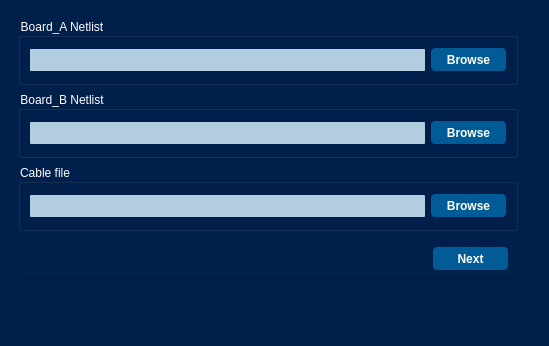
<?xml version="1.0" encoding="UTF-8"?>
<ui version="4.0">
 <class>MainWindow</class>
 <widget class="QMainWindow" name="MainWindow">
  <property name="geometry">
   <rect>
    <x>0</x>
    <y>0</y>
    <width>549</width>
    <height>346</height>
   </rect>
  </property>
  <property name="windowTitle">
   <string>MainWindow</string>
  </property>
  <property name="styleSheet">
   <string notr="true">background-color: rgb(1,31,75);</string>
  </property>
  <widget class="QWidget" name="centralwidget">
   <layout class="QVBoxLayout" name="verticalLayout_4">
    <item>
     <widget class="QStackedWidget" name="stackedWidget">
      <property name="styleSheet">
       <string notr="true"/>
      </property>
      <property name="currentIndex">
       <number>0</number>
      </property>
      <widget class="QWidget" name="page_1">
       <layout class="QVBoxLayout" name="verticalLayout_2">
        <item>
         <widget class="QGroupBox" name="group_board_a">
          <property name="minimumSize">
           <size>
            <width>0</width>
            <height>67</height>
           </size>
          </property>
          <property name="maximumSize">
           <size>
            <width>500</width>
            <height>67</height>
           </size>
          </property>
          <property name="font">
           <font>
            <family>Segoe UI</family>
           </font>
          </property>
          <property name="styleSheet">
           <string notr="true">QGroupBox{
	color: rgb(255, 255, 255);
}</string>
          </property>
          <property name="title">
           <string>Board_A Netlist</string>
          </property>
          <layout class="QHBoxLayout" name="horizontalLayout">
           <item>
            <widget class="QLineEdit" name="board_a_filename">
             <property name="maximumSize">
              <size>
               <width>16777215</width>
               <height>22</height>
              </size>
             </property>
             <property name="font">
              <font>
               <family>Segoe UI</family>
              </font>
             </property>
             <property name="styleSheet">
              <string notr="true">QLineEdit{
	background-color: rgb(179,205,224);
	color: rgb(0, 0, 0);
	border-radius: 1px
}</string>
             </property>
             <property name="text">
              <string/>
             </property>
            </widget>
           </item>
           <item>
            <widget class="QPushButton" name="board_a_confirm_button">
             <property name="minimumSize">
              <size>
               <width>75</width>
               <height>23</height>
              </size>
             </property>
             <property name="maximumSize">
              <size>
               <width>100</width>
               <height>23</height>
              </size>
             </property>
             <property name="font">
              <font>
               <family>Segoe UI</family>
               <weight>75</weight>
               <bold>true</bold>
              </font>
             </property>
             <property name="styleSheet">
              <string notr="true">QPushButton{
	background-color: rgb(0,91,150);
	color: rgb(255, 255, 255);
	border-radius:4px;
}

QPushButton::hover{
	background-color: rgb(0, 123, 199);
}

QPushButton::pressed{
	border: 2px solid #b3cde0;
}
</string>
             </property>
             <property name="text">
              <string>Browse</string>
             </property>
            </widget>
           </item>
          </layout>
         </widget>
        </item>
        <item>
         <widget class="QGroupBox" name="group_board_b">
          <property name="minimumSize">
           <size>
            <width>0</width>
            <height>67</height>
           </size>
          </property>
          <property name="maximumSize">
           <size>
            <width>500</width>
            <height>67</height>
           </size>
          </property>
          <property name="font">
           <font>
            <family>Segoe UI</family>
           </font>
          </property>
          <property name="styleSheet">
           <string notr="true">QGroupBox{
	color: rgb(255, 255, 255);
}</string>
          </property>
          <property name="title">
           <string>Board_B Netlist</string>
          </property>
          <layout class="QHBoxLayout" name="horizontalLayout_2">
           <item>
            <widget class="QLineEdit" name="board_b_filename">
             <property name="maximumSize">
              <size>
               <width>16777215</width>
               <height>22</height>
              </size>
             </property>
             <property name="font">
              <font>
               <family>Segoe UI</family>
              </font>
             </property>
             <property name="styleSheet">
              <string notr="true">QLineEdit{
	background-color: rgb(179,205,224);
	color: rgb(0, 0, 0);
	border-radius: 1px
}</string>
             </property>
             <property name="text">
              <string/>
             </property>
            </widget>
           </item>
           <item>
            <widget class="QPushButton" name="board_b_confirm_button">
             <property name="minimumSize">
              <size>
               <width>75</width>
               <height>23</height>
              </size>
             </property>
             <property name="maximumSize">
              <size>
               <width>100</width>
               <height>23</height>
              </size>
             </property>
             <property name="font">
              <font>
               <family>Segoe UI</family>
               <weight>75</weight>
               <bold>true</bold>
              </font>
             </property>
             <property name="styleSheet">
              <string notr="true">QPushButton{
	background-color: rgb(0,91,150);
	color: rgb(255, 255, 255);
	border-radius:4px;
}

QPushButton::hover{
	background-color: rgb(0, 123, 199);
}

QPushButton::pressed{
	border: 2px solid #b3cde0;
}
</string>
             </property>
             <property name="text">
              <string>Browse</string>
             </property>
            </widget>
           </item>
          </layout>
         </widget>
        </item>
        <item>
         <widget class="QGroupBox" name="group_cable">
          <property name="minimumSize">
           <size>
            <width>0</width>
            <height>67</height>
           </size>
          </property>
          <property name="maximumSize">
           <size>
            <width>500</width>
            <height>67</height>
           </size>
          </property>
          <property name="font">
           <font>
            <family>Segoe UI</family>
           </font>
          </property>
          <property name="styleSheet">
           <string notr="true">QGroupBox{
	color: rgb(255, 255, 255);
}</string>
          </property>
          <property name="title">
           <string>Cable file</string>
          </property>
          <layout class="QHBoxLayout" name="horizontalLayout_4">
           <item>
            <widget class="QLineEdit" name="cable_filename">
             <property name="minimumSize">
              <size>
               <width>0</width>
               <height>22</height>
              </size>
             </property>
             <property name="font">
              <font>
               <family>Segoe UI</family>
              </font>
             </property>
             <property name="styleSheet">
              <string notr="true">QLineEdit{
	background-color: rgb(179,205,224);
	color: rgb(0, 0, 0);
	border-radius: 1px
}</string>
             </property>
             <property name="text">
              <string/>
             </property>
            </widget>
           </item>
           <item>
            <widget class="QPushButton" name="cable_confirm_button">
             <property name="minimumSize">
              <size>
               <width>75</width>
               <height>23</height>
              </size>
             </property>
             <property name="maximumSize">
              <size>
               <width>100</width>
               <height>23</height>
              </size>
             </property>
             <property name="font">
              <font>
               <family>Segoe UI</family>
               <weight>75</weight>
               <bold>true</bold>
              </font>
             </property>
             <property name="styleSheet">
              <string notr="true">QPushButton{
	background-color: rgb(0,91,150);
	color: rgb(255, 255, 255);
	border-radius:4px;
}

QPushButton::hover{
	background-color: rgb(0, 123, 199);
}

QPushButton::pressed{
	border: 2px solid #b3cde0;
}
</string>
             </property>
             <property name="text">
              <string>Browse</string>
             </property>
            </widget>
           </item>
          </layout>
         </widget>
        </item>
        <item>
         <widget class="QFrame" name="frame_confirm">
          <property name="maximumSize">
           <size>
            <width>500</width>
            <height>67</height>
           </size>
          </property>
          <property name="frameShape">
           <enum>QFrame::StyledPanel</enum>
          </property>
          <property name="frameShadow">
           <enum>QFrame::Raised</enum>
          </property>
          <layout class="QHBoxLayout" name="horizontalLayout_3">
           <item>
            <spacer name="horizontalSpacer">
             <property name="orientation">
              <enum>Qt::Horizontal</enum>
             </property>
             <property name="sizeHint" stdset="0">
              <size>
               <width>328</width>
               <height>20</height>
              </size>
             </property>
            </spacer>
           </item>
           <item>
            <widget class="QPushButton" name="next_button">
             <property name="minimumSize">
              <size>
               <width>75</width>
               <height>23</height>
              </size>
             </property>
             <property name="maximumSize">
              <size>
               <width>100</width>
               <height>32</height>
              </size>
             </property>
             <property name="font">
              <font>
               <family>Segoe UI</family>
               <weight>75</weight>
               <bold>true</bold>
              </font>
             </property>
             <property name="styleSheet">
              <string notr="true">QPushButton{
	background-color: rgb(0,91,150);
	color: rgb(255, 255, 255);
	border-radius:4px;
}

QPushButton::hover{
	background-color: rgb(0, 123, 199);
}

QPushButton::pressed{
	border: 2px solid #b3cde0;
}
</string>
             </property>
             <property name="text">
              <string>Next</string>
             </property>
            </widget>
           </item>
          </layout>
         </widget>
        </item>
        <item>
         <spacer name="verticalSpacer">
          <property name="orientation">
           <enum>Qt::Vertical</enum>
          </property>
          <property name="sizeHint" stdset="0">
           <size>
            <width>20</width>
            <height>23</height>
           </size>
          </property>
         </spacer>
        </item>
       </layout>
      </widget>
      <widget class="QWidget" name="page_3_port">
       <layout class="QVBoxLayout" name="verticalLayout_3">
        <item>
         <widget class="QFrame" name="p1_frame_3_port">
          <property name="styleSheet">
           <string notr="true">QFrame{
	
	background-color: rgb(3,57,108);
	color: rgb(220, 220, 220);
	border-radius: 10px;
}</string>
          </property>
          <property name="frameShape">
           <enum>QFrame::StyledPanel</enum>
          </property>
          <property name="frameShadow">
           <enum>QFrame::Raised</enum>
          </property>
          <layout class="QHBoxLayout" name="horizontalLayout_9">
           <item alignment="Qt::AlignHCenter">
            <widget class="QLabel" name="label">
             <property name="maximumSize">
              <size>
               <width>150</width>
               <height>16777215</height>
              </size>
             </property>
             <property name="font">
              <font>
               <family>Segoe UI</family>
               <pointsize>16</pointsize>
               <weight>50</weight>
               <bold>false</bold>
              </font>
             </property>
             <property name="styleSheet">
              <string notr="true">color: rgb(255, 255, 255);</string>
             </property>
             <property name="text">
              <string>&lt;strong&gt;P1&lt;/strong&gt;</string>
             </property>
            </widget>
           </item>
           <item>
            <widget class="QComboBox" name="p1_board_comboBox_3_port">
             <property name="maximumSize">
              <size>
               <width>150</width>
               <height>20</height>
              </size>
             </property>
             <property name="font">
              <font>
               <family>Segoe UI</family>
              </font>
             </property>
             <property name="styleSheet">
              <string notr="true">QComboBox{
	background-color: rgb(179,205,224);
	border: 1px solid #ced4da;
	border-radius: 2px;
	padding-left: 5px;
}

QComboBox:on{
	border:2px solid #c2dbfe
}

QComboBox QListView{
	
	
	color: #fff;
	font-size:12px;
	border:1px solid rgba(0, 0, 0, 10%);
	padding: 5px;
	background-color: #b3cde0;
	outline: 10px;
}


</string>
             </property>
            </widget>
           </item>
           <item alignment="Qt::AlignHCenter">
            <widget class="QLineEdit" name="p1_lineEdit_3_port">
             <property name="maximumSize">
              <size>
               <width>150</width>
               <height>22</height>
              </size>
             </property>
             <property name="font">
              <font>
               <family>Segoe UI</family>
              </font>
             </property>
             <property name="styleSheet">
              <string notr="true">QLineEdit{
	background-color: rgb(179,205,224);
	border-radius: 2px;
	padding: 3px;
}

QLineEdit::focus{
	border: 2px solid white;
	
	background-color: rgb(222, 222, 222);
}
</string>
             </property>
             <property name="text">
              <string/>
             </property>
            </widget>
           </item>
          </layout>
         </widget>
        </item>
        <item>
         <widget class="QFrame" name="p2_frame_3_port">
          <property name="styleSheet">
           <string notr="true">QFrame{
	background-color: rgb(3,57,108);
	color: rgb(220, 220, 220);
	border-radius: 10px;
}</string>
          </property>
          <property name="frameShape">
           <enum>QFrame::StyledPanel</enum>
          </property>
          <property name="frameShadow">
           <enum>QFrame::Raised</enum>
          </property>
          <layout class="QHBoxLayout" name="horizontalLayout_6">
           <item alignment="Qt::AlignHCenter">
            <widget class="QLabel" name="label_2">
             <property name="font">
              <font>
               <family>Segoe UI</family>
               <pointsize>16</pointsize>
               <weight>50</weight>
               <bold>false</bold>
              </font>
             </property>
             <property name="styleSheet">
              <string notr="true">color: rgb(255, 255, 255);</string>
             </property>
             <property name="text">
              <string>&lt;strong&gt;P2&lt;/strong&gt;</string>
             </property>
            </widget>
           </item>
           <item>
            <widget class="QComboBox" name="p2_board_comboBox_3_port">
             <property name="maximumSize">
              <size>
               <width>150</width>
               <height>20</height>
              </size>
             </property>
             <property name="font">
              <font>
               <family>Segoe UI</family>
              </font>
             </property>
             <property name="styleSheet">
              <string notr="true">QComboBox{
	background-color: rgb(179,205,224);
	border: 1px solid #ced4da;
	border-radius: 2px;
	padding-left: 5px;
}

QComboBox:on{
	border:2px solid #c2dbfe
}

QComboBox QListView{
	
	
	color: #fff;
	font-size:12px;
	border:1px solid rgba(0, 0, 0, 10%);
	padding: 5px;
	background-color: #b3cde0;
	outline: 10px;
}


</string>
             </property>
            </widget>
           </item>
           <item alignment="Qt::AlignHCenter">
            <widget class="QLineEdit" name="p2_lineEdit_3_port">
             <property name="maximumSize">
              <size>
               <width>150</width>
               <height>22</height>
              </size>
             </property>
             <property name="font">
              <font>
               <family>Segoe UI</family>
              </font>
             </property>
             <property name="styleSheet">
              <string notr="true">QLineEdit{
	background-color: rgb(179,205,224);
	border-radius: 2px;
	padding: 3px;
}

QLineEdit::focus{
	border: 2px solid white;
	
	background-color: rgb(222, 222, 222);
}
</string>
             </property>
            </widget>
           </item>
          </layout>
         </widget>
        </item>
        <item>
         <widget class="QFrame" name="p3_frame_3_port">
          <property name="styleSheet">
           <string notr="true">QFrame{
	background-color: rgb(3,57,108);
	color: rgb(220, 220, 220);
	border-radius: 10px;
}</string>
          </property>
          <property name="frameShape">
           <enum>QFrame::StyledPanel</enum>
          </property>
          <property name="frameShadow">
           <enum>QFrame::Raised</enum>
          </property>
          <layout class="QHBoxLayout" name="horizontalLayout_7">
           <item alignment="Qt::AlignHCenter">
            <widget class="QLabel" name="label_3">
             <property name="font">
              <font>
               <family>Segoe UI</family>
               <pointsize>16</pointsize>
               <weight>50</weight>
               <bold>false</bold>
              </font>
             </property>
             <property name="styleSheet">
              <string notr="true">color: rgb(255, 255, 255);</string>
             </property>
             <property name="text">
              <string>&lt;strong&gt;P3&lt;/strong&gt;</string>
             </property>
            </widget>
           </item>
           <item>
            <widget class="QComboBox" name="p3_board_comboBox_3_port">
             <property name="maximumSize">
              <size>
               <width>150</width>
               <height>20</height>
              </size>
             </property>
             <property name="font">
              <font>
               <family>Segoe UI</family>
              </font>
             </property>
             <property name="styleSheet">
              <string notr="true">QComboBox{
	background-color: rgb(179,205,224);
	border: 1px solid #ced4da;
	border-radius: 2px;
	padding-left: 5px;
}

QComboBox:on{
	border:2px solid #c2dbfe
}

QComboBox QListView{
	
	
	color: #fff;
	font-size:12px;
	border:1px solid rgba(0, 0, 0, 10%);
	padding: 5px;
	background-color: #b3cde0;
	outline: 10px;
}


</string>
             </property>
            </widget>
           </item>
           <item alignment="Qt::AlignHCenter">
            <widget class="QLineEdit" name="p3_lineEdit_3_port">
             <property name="maximumSize">
              <size>
               <width>150</width>
               <height>22</height>
              </size>
             </property>
             <property name="font">
              <font>
               <family>Segoe UI</family>
              </font>
             </property>
             <property name="styleSheet">
              <string notr="true">QLineEdit{
	background-color: rgb(179,205,224);
	border-radius: 2px;
	padding: 3px;
}

QLineEdit::focus{
	border: 2px solid white;
	
	background-color: rgb(222, 222, 222);
}
</string>
             </property>
            </widget>
           </item>
          </layout>
         </widget>
        </item>
        <item>
         <widget class="QFrame" name="frame_2">
          <property name="frameShape">
           <enum>QFrame::StyledPanel</enum>
          </property>
          <property name="frameShadow">
           <enum>QFrame::Raised</enum>
          </property>
          <layout class="QHBoxLayout" name="horizontalLayout_8">
           <item alignment="Qt::AlignLeft">
            <widget class="QPushButton" name="previous_button">
             <property name="minimumSize">
              <size>
               <width>75</width>
               <height>23</height>
              </size>
             </property>
             <property name="font">
              <font>
               <family>Segoe UI</family>
               <weight>75</weight>
               <bold>true</bold>
              </font>
             </property>
             <property name="styleSheet">
              <string notr="true">QPushButton{
	background-color: rgb(0,91,150);
	color: rgb(255, 255, 255);
	border-radius:4px;
}

QPushButton::hover{
	background-color: rgb(0, 123, 199);
}

QPushButton::pressed{
	border: 2px solid #b3cde0;
}
</string>
             </property>
             <property name="text">
              <string>Previous</string>
             </property>
            </widget>
           </item>
           <item alignment="Qt::AlignRight">
            <widget class="QPushButton" name="confirm_button">
             <property name="minimumSize">
              <size>
               <width>75</width>
               <height>23</height>
              </size>
             </property>
             <property name="font">
              <font>
               <family>Segoe UI</family>
               <weight>75</weight>
               <bold>true</bold>
              </font>
             </property>
             <property name="styleSheet">
              <string notr="true">QPushButton{
	background-color: rgb(0,91,150);
	color: rgb(255, 255, 255);
	border-radius:4px;
}

QPushButton::hover{
	background-color: rgb(0, 123, 199);
}

QPushButton::pressed{
	border: 2px solid #b3cde0;
}
</string>
             </property>
             <property name="text">
              <string>Confirm</string>
             </property>
            </widget>
           </item>
          </layout>
         </widget>
        </item>
       </layout>
      </widget>
      <widget class="QWidget" name="page_2_port">
       <layout class="QVBoxLayout" name="verticalLayout">
        <item>
         <widget class="QFrame" name="frame_6">
          <property name="styleSheet">
           <string notr="true">QFrame{
	
	background-color: rgb(3,57,108);
	color: rgb(220, 220, 220);
	border-radius: 10px;
}</string>
          </property>
          <property name="frameShape">
           <enum>QFrame::StyledPanel</enum>
          </property>
          <property name="frameShadow">
           <enum>QFrame::Raised</enum>
          </property>
          <layout class="QHBoxLayout" name="horizontalLayout_10">
           <item alignment="Qt::AlignHCenter">
            <widget class="QLabel" name="label_4">
             <property name="maximumSize">
              <size>
               <width>150</width>
               <height>20</height>
              </size>
             </property>
             <property name="font">
              <font>
               <family>Segoe UI</family>
               <pointsize>16</pointsize>
               <weight>75</weight>
               <bold>true</bold>
              </font>
             </property>
             <property name="styleSheet">
              <string notr="true">color: rgb(255, 255, 255);</string>
             </property>
             <property name="text">
              <string>P1</string>
             </property>
            </widget>
           </item>
           <item>
            <widget class="QComboBox" name="p1_board_comboBox_2_port">
             <property name="maximumSize">
              <size>
               <width>150</width>
               <height>20</height>
              </size>
             </property>
             <property name="font">
              <font>
               <family>Segoe UI</family>
              </font>
             </property>
             <property name="styleSheet">
              <string notr="true">QComboBox{
	background-color: rgb(179,205,224);
	border: 1px solid #ced4da;
	border-radius: 2px;
	padding-left: 5px;
}

QComboBox:on{
	border:2px solid #c2dbfe
}

QComboBox QListView{
	
	
	color: #fff;
	font-size:12px;
	border:1px solid rgba(0, 0, 0, 10%);
	padding: 5px;
	background-color: #b3cde0;
	outline: 10px;
}


</string>
             </property>
            </widget>
           </item>
           <item alignment="Qt::AlignHCenter">
            <widget class="QLineEdit" name="p1_lineEdit_2_port">
             <property name="maximumSize">
              <size>
               <width>150</width>
               <height>22</height>
              </size>
             </property>
             <property name="font">
              <font>
               <family>Segoe UI</family>
              </font>
             </property>
             <property name="styleSheet">
              <string notr="true">QLineEdit{
	background-color: rgb(179,205,224);
	border-radius: 2px;
	padding: 3px;
}

QLineEdit::focus{
	border: 2px solid white;
	
	background-color: rgb(222, 222, 222);
}
</string>
             </property>
            </widget>
           </item>
          </layout>
         </widget>
        </item>
        <item>
         <widget class="QFrame" name="frame_3">
          <property name="font">
           <font>
            <family>Segoe UI</family>
           </font>
          </property>
          <property name="styleSheet">
           <string notr="true">QFrame{
	
	background-color: rgb(3,57,108);
	color: rgb(220, 220, 220);
	border-radius: 10px;
}</string>
          </property>
          <property name="frameShape">
           <enum>QFrame::StyledPanel</enum>
          </property>
          <property name="frameShadow">
           <enum>QFrame::Raised</enum>
          </property>
          <layout class="QHBoxLayout" name="horizontalLayout_11">
           <item alignment="Qt::AlignHCenter">
            <widget class="QLabel" name="label_5">
             <property name="maximumSize">
              <size>
               <width>150</width>
               <height>20</height>
              </size>
             </property>
             <property name="font">
              <font>
               <family>Segoe UI</family>
               <pointsize>16</pointsize>
               <weight>75</weight>
               <bold>true</bold>
              </font>
             </property>
             <property name="styleSheet">
              <string notr="true">color: rgb(255, 255, 255);</string>
             </property>
             <property name="text">
              <string>P2</string>
             </property>
            </widget>
           </item>
           <item>
            <widget class="QComboBox" name="p2_board_comboBox_2_port">
             <property name="maximumSize">
              <size>
               <width>150</width>
               <height>20</height>
              </size>
             </property>
             <property name="font">
              <font>
               <family>Segoe UI</family>
              </font>
             </property>
             <property name="styleSheet">
              <string notr="true">QComboBox{
	background-color: rgb(179,205,224);
	border: 1px solid #ced4da;
	border-radius: 2px;
	padding-left: 5px;
}

QComboBox:on{
	border:2px solid #c2dbfe
}

QComboBox QListView{
	
	
	color: #fff;
	font-size:12px;
	border:1px solid rgba(0, 0, 0, 10%);
	padding: 5px;
	background-color: #b3cde0;
	outline: 10px;
}


</string>
             </property>
            </widget>
           </item>
           <item alignment="Qt::AlignHCenter">
            <widget class="QLineEdit" name="p2_lineEdit_2_port">
             <property name="maximumSize">
              <size>
               <width>150</width>
               <height>22</height>
              </size>
             </property>
             <property name="font">
              <font>
               <family>Segoe UI</family>
              </font>
             </property>
             <property name="styleSheet">
              <string notr="true">QLineEdit{
	background-color: rgb(179,205,224);
	border-radius: 2px;
	padding: 3px;
}

QLineEdit::focus{
	border: 2px solid white;
	
	background-color: rgb(222, 222, 222);
}
</string>
             </property>
            </widget>
           </item>
          </layout>
         </widget>
        </item>
        <item>
         <widget class="QFrame" name="frame_8">
          <property name="frameShape">
           <enum>QFrame::StyledPanel</enum>
          </property>
          <property name="frameShadow">
           <enum>QFrame::Raised</enum>
          </property>
         </widget>
        </item>
        <item>
         <widget class="QFrame" name="frame_7">
          <property name="frameShape">
           <enum>QFrame::StyledPanel</enum>
          </property>
          <property name="frameShadow">
           <enum>QFrame::Raised</enum>
          </property>
          <layout class="QHBoxLayout" name="horizontalLayout_12">
           <item alignment="Qt::AlignLeft">
            <widget class="QPushButton" name="previous_button_2">
             <property name="minimumSize">
              <size>
               <width>75</width>
               <height>23</height>
              </size>
             </property>
             <property name="font">
              <font>
               <family>Segoe UI</family>
               <weight>75</weight>
               <bold>true</bold>
              </font>
             </property>
             <property name="styleSheet">
              <string notr="true">QPushButton{
	background-color: rgb(0,91,150);
	color: rgb(255, 255, 255);
	border-radius:4px;
}

QPushButton::hover{
	background-color: rgb(0, 123, 199);
}

QPushButton::pressed{
	border: 2px solid #b3cde0;
}
</string>
             </property>
             <property name="text">
              <string>Previous</string>
             </property>
            </widget>
           </item>
           <item alignment="Qt::AlignRight">
            <widget class="QPushButton" name="confirm_button_2_port">
             <property name="minimumSize">
              <size>
               <width>75</width>
               <height>23</height>
              </size>
             </property>
             <property name="font">
              <font>
               <family>Segoe UI</family>
               <weight>75</weight>
               <bold>true</bold>
              </font>
             </property>
             <property name="styleSheet">
              <string notr="true">QPushButton{
	background-color: rgb(0,91,150);
	color: rgb(255, 255, 255);
	border-radius:4px;
}

QPushButton::hover{
	background-color: rgb(0, 123, 199);
}

QPushButton::pressed{
	border: 2px solid #b3cde0;
}
</string>
             </property>
             <property name="text">
              <string>Confirm</string>
             </property>
            </widget>
           </item>
          </layout>
         </widget>
        </item>
       </layout>
      </widget>
     </widget>
    </item>
   </layout>
  </widget>
 </widget>
 <resources/>
 <connections/>
</ui>
